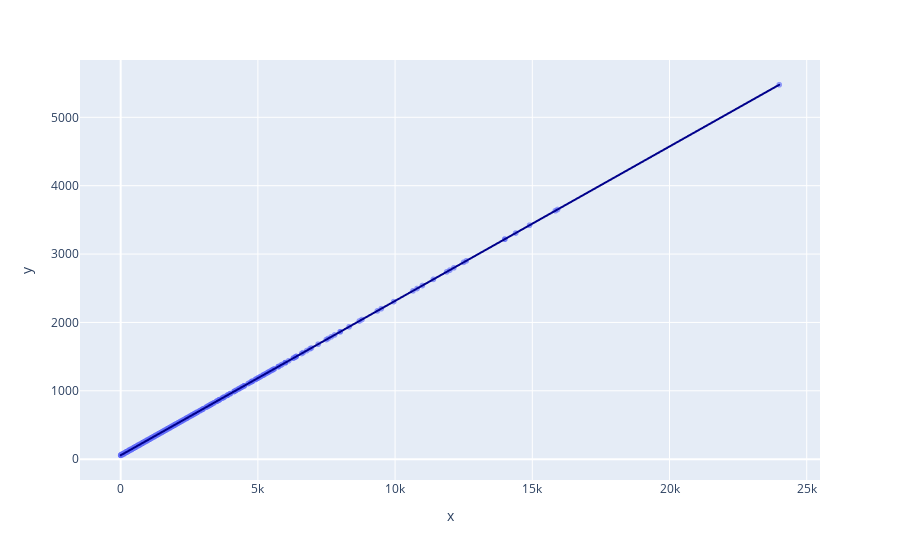

The notebook cell saved with this chart:
### Code cell
total_chiffre_d_affaire_sub_test = tester_régression_linéaire_et_prédire(data=total_chiffre_d_affaire_sub,
                                                                         target='chiffre_affaire',
                                                                         feature='prix',
                                                                         coeffs=total_chiffre_d_affaire_coeffs)

### Figure 1 — Plotly figure (JSON) as saved in the notebook; plotly's stock layout.template omitted (floating-point values rounded to 4 significant figures; data arrays with more than 128 entries replaced by an {"elided": "..."} marker saying what was removed)
{"data": [{"hovertemplate": "x=%{x}<br>y=%{y}<extra></extra>", "legendgroup": "", "marker": {"color": "#636efa", "opacity": 0.65, "symbol": "circle"}, "mode": "markers", "name": "", "showlegend": false, "type": "scattergl", "x": {"elided": "22210 float values"}, "xaxis": "x", "y": {"elided": "22210 float values"}, "yaxis": "y"}, {"hovertemplate": "<b>OLS trendline</b><br>y = 0.225809 * x + 56.9569<br>R<sup>2</sup>=1.000000<br><br>x=%{x}<br>y=%{y} <b>(trend)</b><extra></extra>", "legendgroup": "", "line": {"color": "darkblue"}, "marker": {"color": "#636efa", "symbol": "circle"}, "mode": "lines", "name": "", "showlegend": false, "type": "scattergl", "x": {"elided": "22210 float values"}, "xaxis": "x", "y": {"elided": "22210 float values"}, "yaxis": "y"}], "layout": {"legend": {"tracegroupgap": 0}, "margin": {"t": 60}, "xaxis": {"anchor": "y", "domain": [0, 1], "title": {"text": "x"}}, "yaxis": {"anchor": "x", "domain": [0, 1], "title": {"text": "y"}}}}
